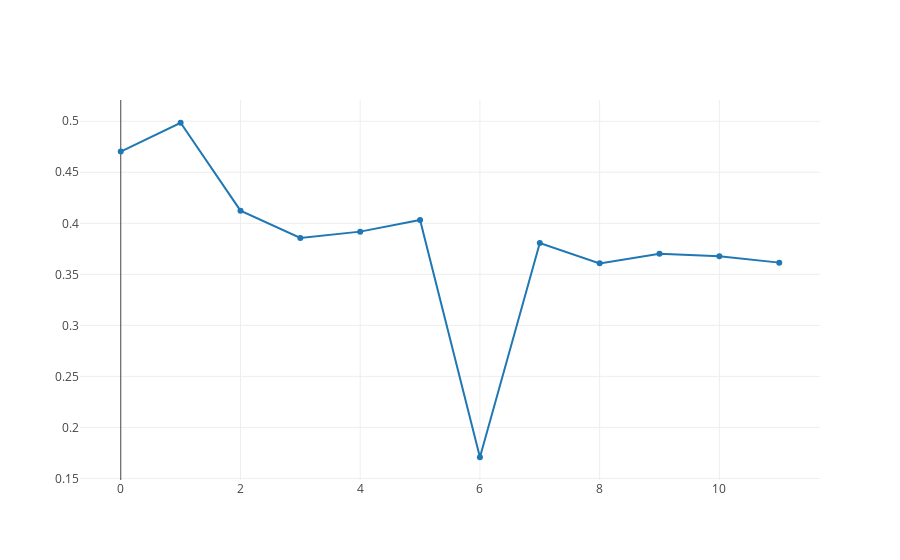

Write notebook code for a chart like this one.
### Code cell
iplot([{"x": list(range(len(training_loss))), "y": training_loss}])

### Figure 1 — Plotly figure (JSON) as saved in the notebook; plotly's stock layout.template omitted (floating-point values rounded to 4 significant figures)
{"data": [{"type": "scatter", "uid": "62a6d33b-8220-40da-9e50-5b6450d809a4", "x": [0, 1, 2, 3, 4, 5, 6, 7, 8, 9, 10, 11], "y": [0.4703, 0.4985, 0.4124, 0.3857, 0.3918, 0.4033, 0.1708, 0.3806, 0.3607, 0.3703, 0.3677, 0.3615]}], "layout": {}}
